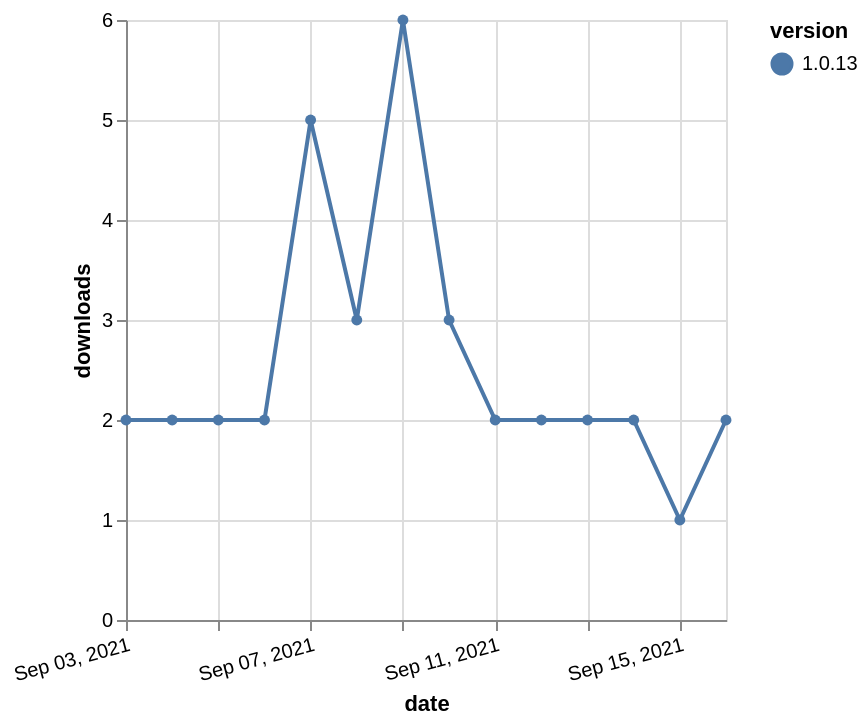

Write the Vega-Lite specification saved for this chart.
### Vega-Lite specification from a JSON file in a GitHub repository (floating-point values rounded to 4 significant figures)
{"$schema": "https://vega.github.io/schema/vega-lite/v5.json", "description": "A simple bar chart with embedded data.", "data": {"values": [{"date": "2021-09-03", "total": 2373, "delta": 2, "version": "1.0.13"}, {"date": "2021-09-04", "total": 2375, "delta": 2, "version": "1.0.13"}, {"date": "2021-09-05", "total": 2377, "delta": 2, "version": "1.0.13"}, {"date": "2021-09-06", "total": 2379, "delta": 2, "version": "1.0.13"}, {"date": "2021-09-07", "total": 2384, "delta": 5, "version": "1.0.13"}, {"date": "2021-09-08", "total": 2387, "delta": 3, "version": "1.0.13"}, {"date": "2021-09-09", "total": 2393, "delta": 6, "version": "1.0.13"}, {"date": "2021-09-10", "total": 2396, "delta": 3, "version": "1.0.13"}, {"date": "2021-09-11", "total": 2398, "delta": 2, "version": "1.0.13"}, {"date": "2021-09-12", "total": 2400, "delta": 2, "version": "1.0.13"}, {"date": "2021-09-13", "total": 2402, "delta": 2, "version": "1.0.13"}, {"date": "2021-09-14", "total": 2404, "delta": 2, "version": "1.0.13"}, {"date": "2021-09-15", "total": 2405, "delta": 1, "version": "1.0.13"}, {"date": "2021-09-16", "total": 2407, "delta": 2, "version": "1.0.13"}]}, "width": "container", "mark": {"type": "line", "point": {"filled": true}}, "encoding": {"x": {"field": "date", "type": "temporal", "timeUnit": "yearmonthdate", "title": "date", "axis": {"labelAngle": -15}}, "y": {"field": "delta", "type": "quantitative", "title": "downloads"}, "color": {"field": "version", "type": "nominal"}, "tooltip": {"field": "delta"}}}
